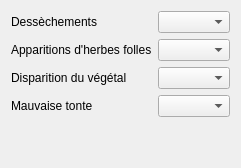
                 <widget class="QWidget" name="vegetalise">
                  <layout class="QGridLayout" name="gridLayout_10">
                   <item row="3" column="1">
                    <widget class="QComboBox" name="comboBox_rev_tonte"/>
                   </item>
                   <item row="0" column="1">
                    <widget class="QComboBox" name="comboBox_rev_dessechement"/>
                   </item>
                   <item row="0" column="0">
                    <widget class="QLabel" name="label_26">
                     <property name="text">
                      <string>Dessèchements</string>
                     </property>
                    </widget>
                   </item>
                   <item row="1" column="1">
                    <widget class="QComboBox" name="comboBox_rev_vegetation"/>
                   </item>
                   <item row="2" column="0">
                    <widget class="QLabel" name="label_28">
                     <property name="text">
                      <string>Disparition du végétal</string>
                     </property>
                    </widget>
                   </item>
                   <item row="2" column="1">
                    <widget class="QComboBox" name="comboBox_rev_disparitions2"/>
                   </item>
                   <item row="1" column="0">
                    <widget class="QLabel" name="label_27">
                     <property name="text">
                      <string>Apparitions d'herbes folles</string>
                     </property>
                    </widget>
                   </item>
                   <item row="3" column="0">
                    <widget class="QLabel" name="label_29">
                     <property name="text">
                      <string>Mauvaise tonte</string>
                     </property>
                    </widget>
                   </item>
                   <item row="4" column="0">
                    <spacer name="verticalSpacer_10">
                     <property name="orientation">
                      <enum>Qt::Vertical</enum>
                     </property>
                     <property name="sizeHint" stdset="0">
                      <size>
                       <width>20</width>
                       <height>40</height>
                      </size>
                     </property>
                    </spacer>
                   </item>
                  </layout>
                 </widget>
